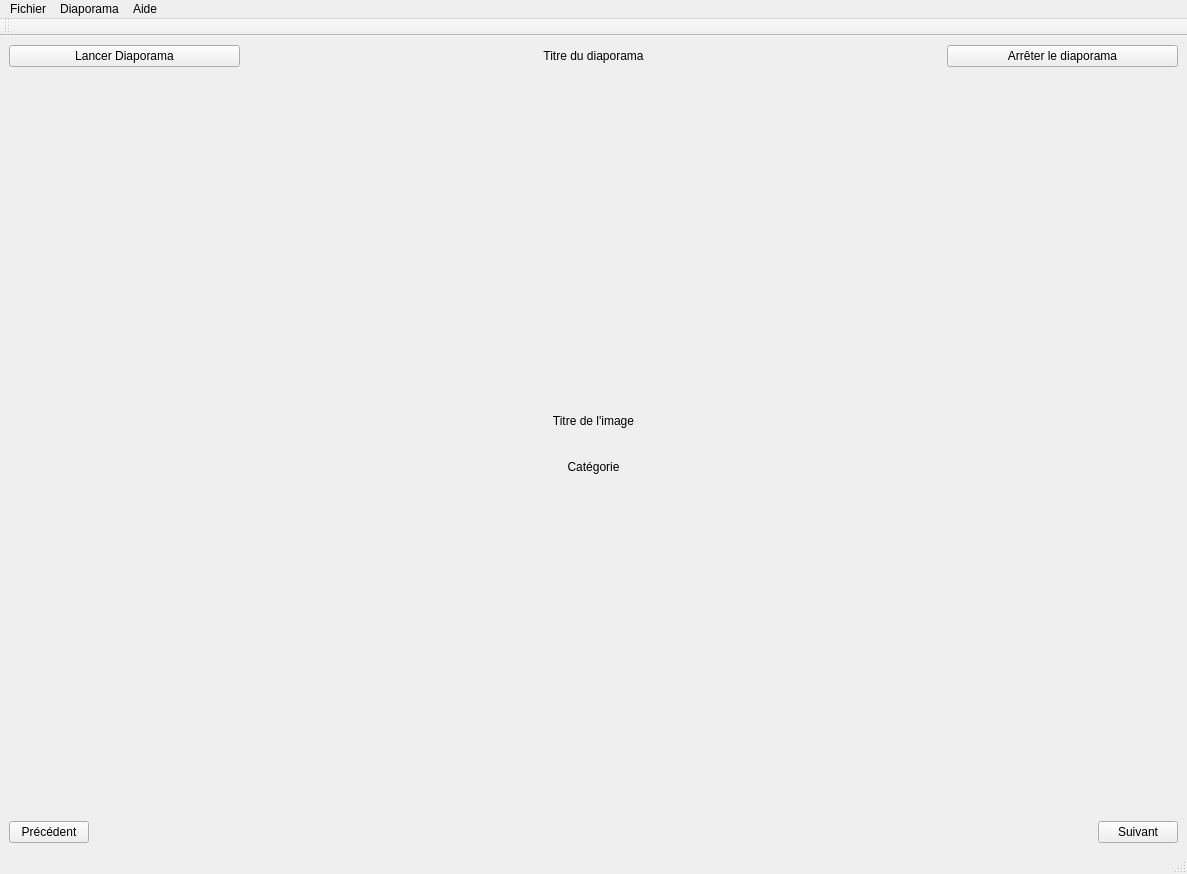
<?xml version="1.0" encoding="UTF-8"?>
<ui version="4.0">
 <class>LecteurVue</class>
 <widget class="QMainWindow" name="LecteurVue">
  <property name="geometry">
   <rect>
    <x>0</x>
    <y>0</y>
    <width>1187</width>
    <height>874</height>
   </rect>
  </property>
  <property name="windowTitle">
   <string>lecteurvue</string>
  </property>
  <property name="styleSheet">
   <string notr="true"/>
  </property>
  <widget class="QWidget" name="centralwidget">
   <layout class="QVBoxLayout" name="verticalLayout_2">
    <item>
     <layout class="QHBoxLayout" name="horizontalLayout" stretch="1,1,1,1,1">
      <property name="sizeConstraint">
       <enum>QLayout::SetFixedSize</enum>
      </property>
      <item>
       <widget class="QPushButton" name="btnLancerDiapo">
        <property name="text">
         <string>Lancer Diaporama</string>
        </property>
       </widget>
      </item>
      <item>
       <spacer name="horizontalSpacer">
        <property name="orientation">
         <enum>Qt::Horizontal</enum>
        </property>
        <property name="sizeHint" stdset="0">
         <size>
          <width>40</width>
          <height>20</height>
         </size>
        </property>
       </spacer>
      </item>
      <item>
       <widget class="QLabel" name="titreDiapo">
        <property name="text">
         <string>Titre du diaporama</string>
        </property>
        <property name="alignment">
         <set>Qt::AlignCenter</set>
        </property>
       </widget>
      </item>
      <item>
       <spacer name="horizontalSpacer_2">
        <property name="orientation">
         <enum>Qt::Horizontal</enum>
        </property>
        <property name="sizeHint" stdset="0">
         <size>
          <width>40</width>
          <height>20</height>
         </size>
        </property>
       </spacer>
      </item>
      <item>
       <widget class="QPushButton" name="btnArreterDiapo">
        <property name="text">
         <string>Arrêter le diaporama</string>
        </property>
       </widget>
      </item>
     </layout>
    </item>
    <item>
     <spacer name="verticalSpacer">
      <property name="orientation">
       <enum>Qt::Vertical</enum>
      </property>
      <property name="sizeHint" stdset="0">
       <size>
        <width>20</width>
        <height>40</height>
       </size>
      </property>
     </spacer>
    </item>
    <item>
     <layout class="QVBoxLayout" name="verticalLayout">
      <item>
       <widget class="QLabel" name="titreImage">
        <property name="text">
         <string>Titre de l'image</string>
        </property>
        <property name="alignment">
         <set>Qt::AlignCenter</set>
        </property>
       </widget>
      </item>
      <item>
       <layout class="QHBoxLayout" name="horizontalLayout_5">
        <item>
         <spacer name="horizontalSpacer_3">
          <property name="orientation">
           <enum>Qt::Horizontal</enum>
          </property>
          <property name="sizeHint" stdset="0">
           <size>
            <width>40</width>
            <height>20</height>
           </size>
          </property>
         </spacer>
        </item>
        <item>
         <widget class="QLabel" name="image">
          <property name="text">
           <string/>
          </property>
         </widget>
        </item>
        <item>
         <spacer name="horizontalSpacer_4">
          <property name="orientation">
           <enum>Qt::Horizontal</enum>
          </property>
          <property name="sizeHint" stdset="0">
           <size>
            <width>40</width>
            <height>20</height>
           </size>
          </property>
         </spacer>
        </item>
       </layout>
      </item>
      <item>
       <widget class="QLabel" name="catImage">
        <property name="text">
         <string>Catégorie</string>
        </property>
        <property name="alignment">
         <set>Qt::AlignCenter</set>
        </property>
       </widget>
      </item>
     </layout>
    </item>
    <item>
     <spacer name="verticalSpacer_2">
      <property name="orientation">
       <enum>Qt::Vertical</enum>
      </property>
      <property name="sizeHint" stdset="0">
       <size>
        <width>20</width>
        <height>40</height>
       </size>
      </property>
     </spacer>
    </item>
    <item>
     <layout class="QHBoxLayout" name="horizontalLayout_2">
      <item>
       <widget class="QPushButton" name="btnPrec">
        <property name="text">
         <string>Précédent</string>
        </property>
       </widget>
      </item>
      <item>
       <spacer name="horizontalSpacerEntrePrecEtSuiv">
        <property name="orientation">
         <enum>Qt::Horizontal</enum>
        </property>
        <property name="sizeHint" stdset="0">
         <size>
          <width>40</width>
          <height>20</height>
         </size>
        </property>
       </spacer>
      </item>
      <item>
       <widget class="QPushButton" name="btnSuiv">
        <property name="text">
         <string>Suivant</string>
        </property>
       </widget>
      </item>
     </layout>
    </item>
   </layout>
  </widget>
  <widget class="QToolBar" name="toolBar">
   <property name="windowTitle">
    <string>toolBar</string>
   </property>
   <attribute name="toolBarArea">
    <enum>TopToolBarArea</enum>
   </attribute>
   <attribute name="toolBarBreak">
    <bool>false</bool>
   </attribute>
  </widget>
  <widget class="QMenuBar" name="menuBar">
   <property name="geometry">
    <rect>
     <x>0</x>
     <y>0</y>
     <width>1187</width>
     <height>21</height>
    </rect>
   </property>
   <widget class="QMenu" name="menuFichier">
    <property name="title">
     <string>Fichier</string>
    </property>
    <widget class="QMenu" name="menuParam_tres">
     <property name="title">
      <string>Paramètres</string>
     </property>
     <widget class="QMenu" name="menuMode">
      <property name="title">
       <string>Mode</string>
      </property>
      <addaction name="actionModeAuto"/>
      <addaction name="actionModeManuel"/>
     </widget>
     <addaction name="actionCharger_Diaporama"/>
     <addaction name="menuMode"/>
     <addaction name="actionChangerVitesseDefilement"/>
     <addaction name="actionEnleverDiaporama"/>
    </widget>
    <addaction name="menuParam_tres"/>
    <addaction name="actionQuitter"/>
   </widget>
   <widget class="QMenu" name="menuAide">
    <property name="title">
     <string>Aide</string>
    </property>
    <addaction name="actionA_propos_de"/>
   </widget>
   <widget class="QMenu" name="menuDiaporama">
    <property name="title">
     <string>Diaporama</string>
    </property>
    <addaction name="actionCharger_Diaporama"/>
    <addaction name="actionChangerVitesseDefilement"/>
    <addaction name="actionEnleverDiaporama"/>
    <addaction name="actionCreerDiaporama"/>
   </widget>
   <addaction name="menuFichier"/>
   <addaction name="menuDiaporama"/>
   <addaction name="menuAide"/>
  </widget>
  <widget class="QStatusBar" name="statusBar"/>
  <action name="actionCharger_Diaporama">
   <property name="text">
    <string>Charger un diaporama</string>
   </property>
  </action>
  <action name="actionQuitter">
   <property name="text">
    <string>Quitter</string>
   </property>
  </action>
  <action name="actionA_propos_de">
   <property name="text">
    <string>A propos de</string>
   </property>
  </action>
  <action name="actionX0_5">
   <property name="text">
    <string>x0.5</string>
   </property>
  </action>
  <action name="actionX0_75">
   <property name="text">
    <string>x0.75</string>
   </property>
  </action>
  <action name="actionX1">
   <property name="text">
    <string>X1</string>
   </property>
  </action>
  <action name="actionX1_25">
   <property name="text">
    <string>X1.25</string>
   </property>
  </action>
  <action name="actionX1_5">
   <property name="text">
    <string>X1.5</string>
   </property>
  </action>
  <action name="actionX1_75">
   <property name="text">
    <string>X1.75</string>
   </property>
  </action>
  <action name="actionX2">
   <property name="text">
    <string>X2</string>
   </property>
  </action>
  <action name="actionModeAuto">
   <property name="text">
    <string>Automatique</string>
   </property>
  </action>
  <action name="actionModeManuel">
   <property name="text">
    <string>Manuel</string>
   </property>
  </action>
  <action name="actionChangerVitesseDefilement">
   <property name="text">
    <string>Changer la vitesse de défilement du diaporama</string>
   </property>
  </action>
  <action name="actionEnleverDiaporama">
   <property name="text">
    <string>Enlever le diaporama courant</string>
   </property>
  </action>
  <action name="actionCreerDiaporama">
   <property name="text">
    <string>Créer un nouveau diaporama</string>
   </property>
  </action>
 </widget>
 <resources/>
 <connections/>
</ui>
